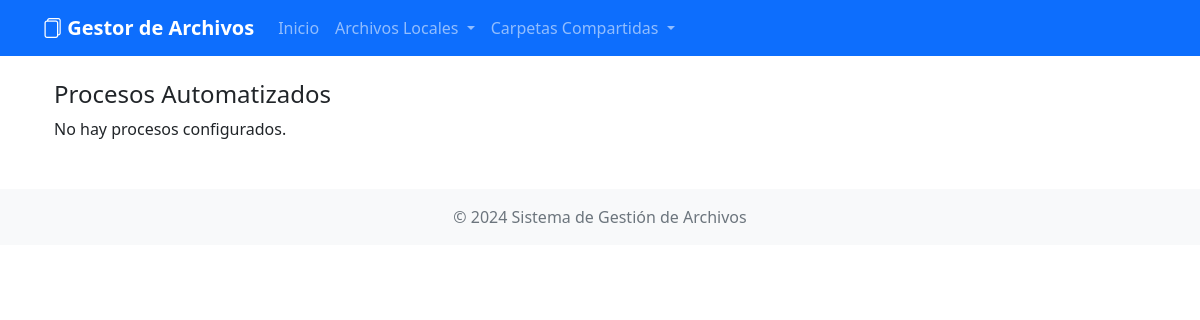
The page /procesos/ on the database as committed earlier.
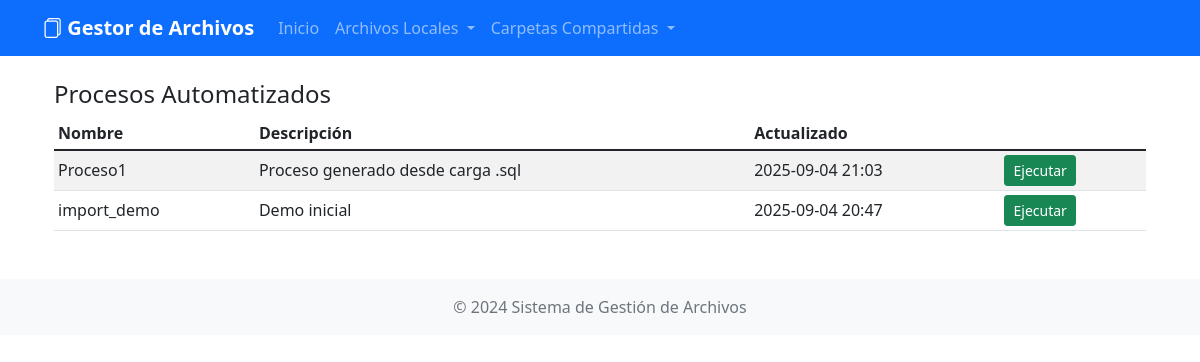
The same page on the database as committed later.
### archivos/models.py (models this page shows, shortened)
class ProcessConfig(models.Model):
    nombre = models.CharField(max_length=120, unique=True)
    descripcion = models.TextField(blank=True)
    json_config = models.JSONField()
    activo = models.BooleanField(default=True)
    creado = models.DateTimeField(auto_now_add=True)
    actualizado = models.DateTimeField(auto_now=True)

### archivos/views.py (the view)
# urls.py: path('procesos/', views.procesos_list, name='procesos_list'),
def procesos_list(request):
    procesos = ProcessConfig.objects.filter(activo=True).order_by('-actualizado')
    return render(request, 'archivos/procesos_list.html', {'procesos': procesos})

### archivos/templates/archivos/procesos_list.html (shortened to what this page needs)
{% extends 'archivos/base.html' %}
{% block content %}
<div class="container mt-4">
  <h4>Procesos Automatizados</h4>
  {% if procesos %}
    <table class="table table-sm table-striped align-middle">
      <thead><tr><th>Nombre</th><th>Descripción</th><th>Actualizado</th><th></th></tr></thead>
      <tbody>
        {% for p in procesos %}
          <tr>
            <td>{{ p.nombre }}</td>
            <td>{{ p.descripcion|default:"-" }}</td>
            <td>{{ p.actualizado|date:"Y-m-d H:i" }}</td>
            <td>
              <a class="btn btn-success btn-sm" href="{% url 'ejecutar_proceso' p.id %}">Ejecutar</a>
            </td>
          </tr>
        {% endfor %}
      </tbody>
    </table>
  {% else %}
    <p>No hay procesos configurados.</p>
  {% endif %}
</div>
{% endblock %}

### archivos/templates/archivos/base.html (shortened to what this page needs)
<!DOCTYPE html>
<html lang="es">
<head>
    <link href="https://cdn.jsdelivr.net/npm/bootstrap@5.1.3/dist/css/bootstrap.min.css" rel="stylesheet">
    <link href="https://cdn.jsdelivr.net/npm/bootstrap-icons@1.7.2/font/bootstrap-icons.css" rel="stylesheet">
</head>
<body>
    <nav class="navbar navbar-expand-lg navbar-dark bg-primary">
        <div class="container">
            <a class="navbar-brand" href="{% url 'index' %}">
                <i class="bi bi-files"></i> Gestor de Archivos
            </a>
            <div class="collapse navbar-collapse" id="navbarNav">
                <ul class="navbar-nav me-auto">
                    <li class="nav-item">
                        <a class="nav-link" href="{% url 'index' %}">Inicio</a>
                    </li>
                    <li class="nav-item dropdown">
                        <a class="nav-link dropdown-toggle" href="#" id="navbarDropdown" role="button" data-bs-toggle="dropdown">
                            Archivos Locales
                        </a>
                    </li>
                    <li class="nav-item dropdown">
                        <a class="nav-link dropdown-toggle" href="#" id="navbarDropdown2" role="button" data-bs-toggle="dropdown">
                            Carpetas Compartidas
                        </a>
                    </li>
                </ul>
            </div>
        </div>
    </nav>
    <div class="container mt-4">
        {% block content %}{% endblock %}
    </div>
    <footer class="bg-light mt-5 py-3">
        <div class="container text-center">
            <p class="text-muted mb-0">© 2024 Sistema de Gestión de Archivos</p>
        </div>
    </footer>
</body>
</html>

### archivos/templates/archivos/base.html (style rules this page uses)
.navbar-brand { font-weight: bold; }

Rows that differ between the two databases and show on the page:
added ProcessConfig: nombre "Proceso1", descripcion "Proceso generado desde carga .sql", actualizado "2025-09-04 21:03"
added ProcessConfig: nombre "import_demo", descripcion "Demo inicial", actualizado "2025-09-04 20:47"
Other text that changed with them:
text no longer shown: "No hay procesos configurados."
text now shown: "Nombre Descripción Actualizado"
